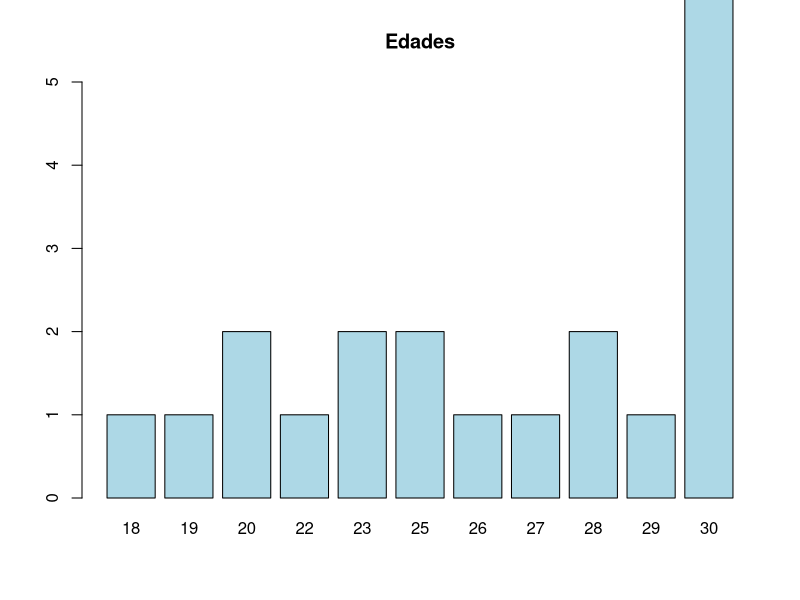
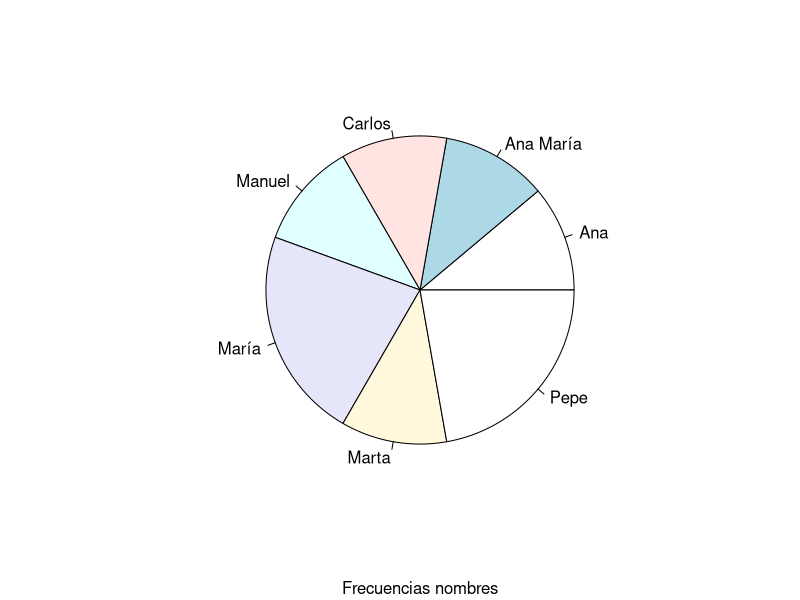
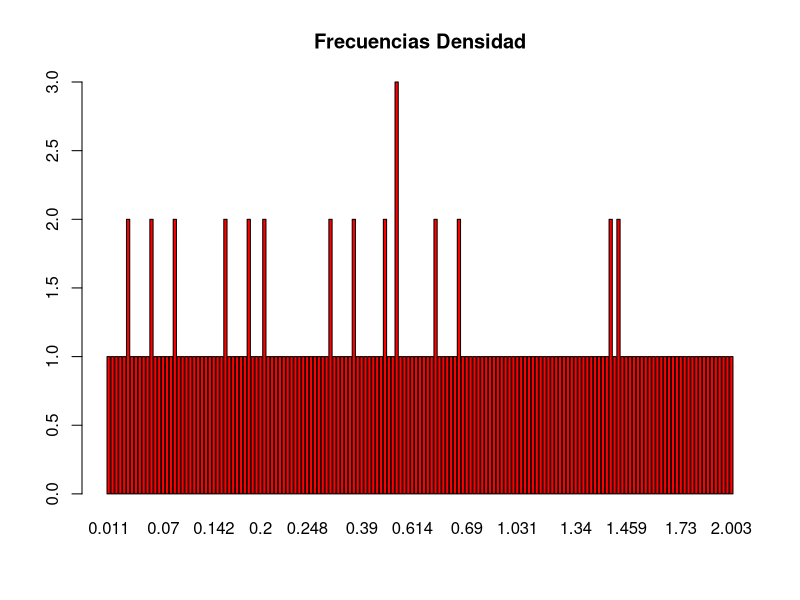

R code for these plots, in order:
#Ejercicio 1
alumnos = c("Carlos", "María", "Pepe", "Manuel", "María", "Marta", "Ana",
            "Pepe", "Ana María")
tabla_alumnos = table(alumnos)
tabla_alumnos

#Ejercicio 2

edades = sample(18:30,20,replace = TRUE)
prop.table(table(edades))

#Ejercicio 3
altura = round(runif(n = 10, min = 1.65, max = 2.00),2)
peso = sample(60:90, 10, replace = T)
tabla_altura_peso = table(altura, peso)

#Ejercicio 4

prop.table(tabla_altura_peso)

#Ejercicio 5

barplot(table(edades), col = "lightblue", main = "Edades",
        ylim = c(0,5))

#Ejercicio 6

pie(table(alumnos), sub = "Frecuencias nombres")

#Ejercicio 7

tabla = DNase["density"]
barplot(table(tabla),col = "red",main = "Frecuencias Densidad")

        